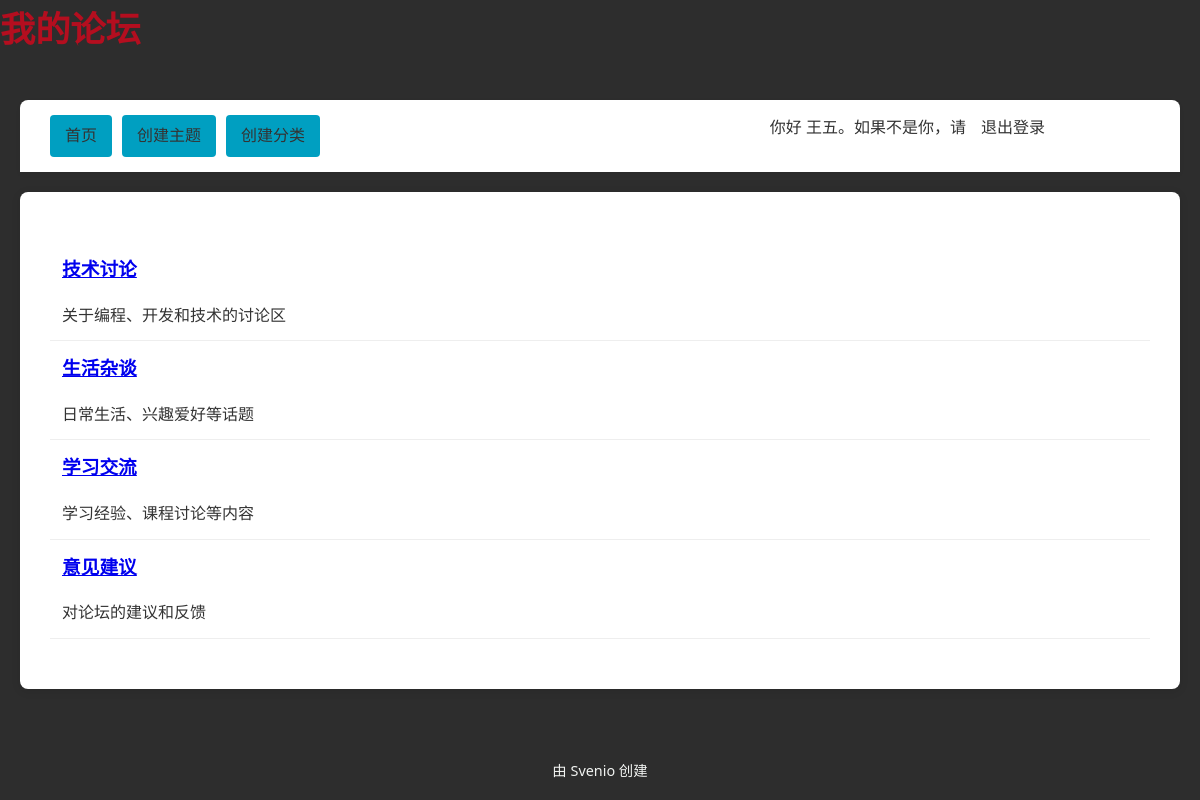
Screenshot of / (signed in) with the database file from the repository.
### tables this page shows
CREATE TABLE categories (
    cat_id INT(8) NOT NULL AUTO_INCREMENT,
    cat_name VARCHAR(255) NOT NULL,
    cat_description VARCHAR(255) NOT NULL,
    UNIQUE INDEX cat_name_unique (cat_name),
    PRIMARY KEY (cat_id)
);

### index.php (the view, shortened to what this page needs)
<?php
include 'header.php';
global $conn;
$sql = "SELECT
cat_id,
cat_name,
cat_description
FROM
categories";
$result = mysqli_query($conn, $sql);
echo '<table>';
while ($row = mysqli_fetch_assoc($result)) {
    echo '<tr>';
    echo '<td class="leftpart">';
    echo '<h3><a href="category.php?cat_id=' . $row['cat_id'] . '">' . $row['cat_name'] . '</a></h3>' . $row['cat_description'];
    echo '</td>';
    echo '<td class="rightpart">';
    echo '</td>';
    echo '</tr>';
}
echo '</table>';
include 'footer.php';

### style.css (style rules this page uses)
:root { --primary-color: #B40E1F; --secondary-color: #009FC1; --dark-bg: #2D2D2D; --light-bg: #FFFFFF; --text-dark: #333333; --text-light: #F1F3F1; }
body { background-color: var(--dark-bg); font-family: 'Segoe UI', Roboto, 'Helvetica Neue', sans-serif; line-height: 1.6; color: var(--text-dark); margin: 0; padding: 0; }
table { width: 100%; border-collapse: collapse; margin: 20px 0; }
td { padding: 12px; border-bottom: 1px solid #eee; }
h1, h2, h3 { color: var(--primary-color); margin-top: 0; }
.leftpart { width: 25%; }
.rightpart { width: 40%; }

### rows the page displays
categories: cat_name "技术讨论", cat_description "关于编程、开发和技术的讨论区"
categories: cat_name "生活杂谈", cat_description "日常生活、兴趣爱好等话题"
categories: cat_name "学习交流", cat_description "学习经验、课程讨论等内容"
categories: cat_name "意见建议", cat_description "对论坛的建议和反馈"

### other values shown
$_SESSION['user_name'] "王五"
